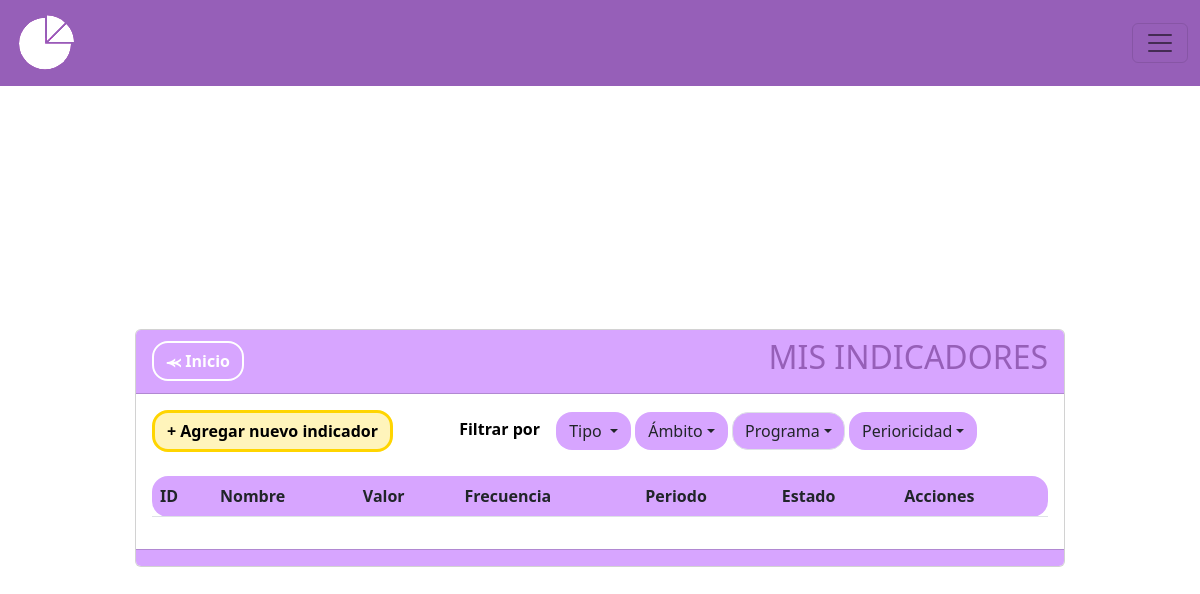
The page /indicadores on the database as committed earlier.
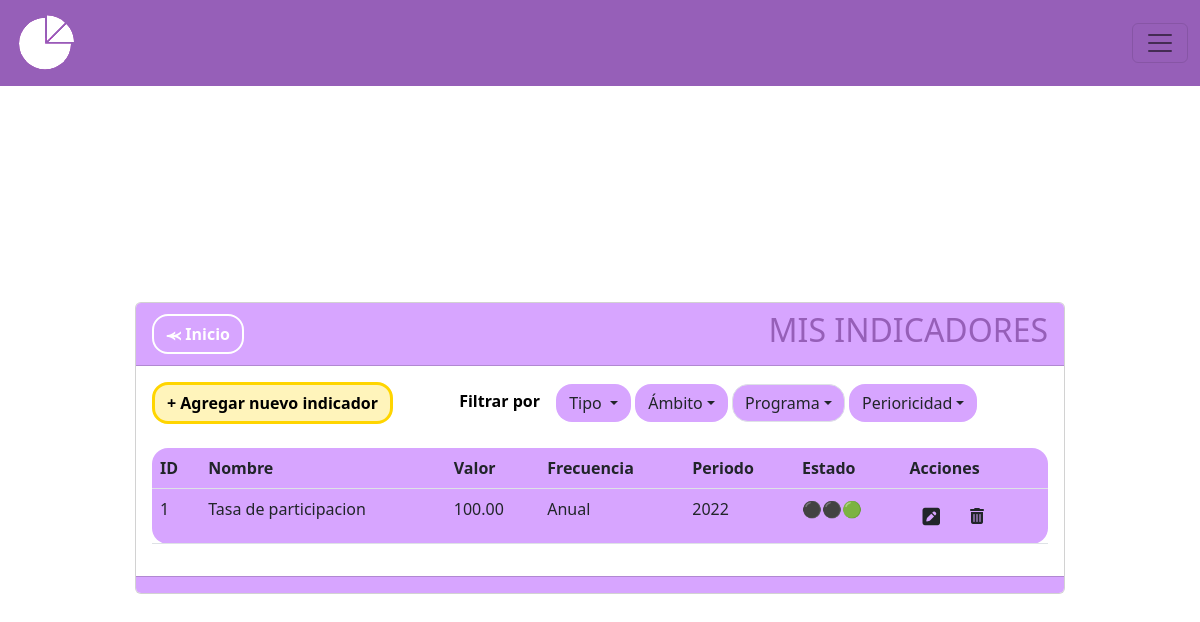
The same page on the database as committed later.
### MIReApp/models.py (models this page shows, shortened)
class Indicador(models.Model):
    id = models.AutoField(primary_key=True)
    nombre = models.CharField(max_length=100,
                              verbose_name='Nombre',
                              unique= True,
                              validators= [
                                  RegexValidator(regex= r'^[a-zA-Z\s]*$',
                                                 message="El nombre no puede contener caracteres especiales.",
                                                 code='invalid_nombre')
                              ])
    descripcion = models.CharField(max_length=100, verbose_name='Descripción', blank=True, null=True)
    ambito = models.ForeignKey('Ambito', on_delete=models.CASCADE)
    tipo = models.ForeignKey('Tipo', on_delete=models.CASCADE)
    frecuencia = models.CharField(verbose_name='Frecuencia de medición',max_length=10, choices=FRECUENCIAS)
    formula = models.CharField(max_length=20, choices= FORMULAS,verbose_name='Formula', blank=True)
    numerador = models.ForeignKey('Metrica', related_name='Numerador', on_delete=models.CASCADE, blank=True, null=True)
    denominador = models.ForeignKey('Metrica', related_name='Denominador', on_delete=models.CASCADE, blank=True, null=True)
    numerador_periodo = models.ForeignKey('HistorialMetrica', related_name='Instancia_Numerador', on_delete=models.CASCADE, blank=True, null=True)
    denominador_periodo = models.ForeignKey('HistorialMetrica', related_name='Instancia_Denominador', on_delete=models.CASCADE, blank=True, null=True)
    numerador_medida = models.CharField(max_length=100, verbose_name='', blank=True, null=True)
    denominador_medida = models.CharField(max_length=100, verbose_name='', blank=True, null=True)
    numerador_valor = models.PositiveIntegerField(verbose_name='', blank=True, null=True)
    denominador_valor = models.PositiveIntegerField(verbose_name='' , blank=True, null=True)
    resultado = models.CharField(max_length=100, verbose_name='', blank=True, null=True)
    estado = models.CharField(max_length=100, verbose_name='Descripción', blank=True, null=True)

class HistorialMetrica(models.Model):
    id = models.AutoField(primary_key=True)
    metrica = models.ForeignKey(Metrica, on_delete=models.CASCADE)
    año_historico = models.PositiveIntegerField()
    valor_historico = models.PositiveIntegerField()  # Agrega un valor predeterminado
    mes_historico = models.CharField(max_length=20, verbose_name='Ingrese mes:', choices=MESES, blank=True, null=True)
    año2_historico = models.PositiveIntegerField(blank=True, null=True)
    semestre_historico = models.CharField(max_length=15, verbose_name='Ingrese semestre:', choices=SEMESTRES, blank=True, null=True,)
    def __str__(self):
        return f"{self.año_historico}"

### MIReApp/views.py (the view)
# urls.py: path('indicadores',views.indicadores, name='indicadores'),
def indicadores(request):
    indicadores = Indicador.objects.all()
    tipos = Tipo.objects.all()
    ambitos = Ambito.objects.all()
    programas = Programa.objects.all()
    return render(request, 'indicadores/index.html', {'indicador': indicadores,'tipos': tipos,'ambitos': ambitos,'programas': programas,})

### MIReApp/templates/indicadores/index.html (shortened to what the changed rows need)
{% extends "base.html" %}
{% block contenido %}
<br>
<br>
<br>
<center>
    <link rel="stylesheet" href="https://cdnjs.cloudflare.com/ajax/libs/font-awesome/6.4.2/css/all.min.css">
    <div class="col-md-10 card" style="text-align: left;">
        <div class="card-header" style="background-color: #D7A5FF;">
            <div style="display: flex; justify-content: space-between; align-items: center;">
                <span>
                    <h2>MIS INDICADORES</h2>
                </span>
            </div>
        </div>
        <div class="card-body">
            <br>
            <div class="table-responsive">
                <table class="table rounded-4" style="background-color: #D7A5FF;">
                    <thead>
                        <tr>
                            <th scope="col">ID</th>
                            <th scope="col">Nombre</th>
                            <th scope="col">Valor</th>
                            <th scope="col">Frecuencia</th>
                            <th scope="col">Periodo</th>
                            <th scope="col">Estado</th>
                            <th scope="col">Acciones</th>
                        </tr>
                    </thead>
                    <tbody>
                        {% for indi in indicador %}
                        <tr class="">
                            <td scope="row">{{ indi.id }}</td>
                            <td>{{ indi.nombre }}</td>
                            <td>{{ indi.resultado }}</td>
                            <td>{{ indi.frecuencia }}</td>
                            <td>{{ indi.numerador_periodo }}</td>
                            {% if indi.numerador_medida == None and indi.denominador_medida == None and indi.numerador_valor == None and indi.denominador_valor == None %}
                                <td> 🔴⚫⚫ </td>
                            {% elif indi.numerador_medida != None and indi.denominador_medida != None and indi.numerador_valor != None and indi.denominador_valor != None %}
                                <td> ⚫⚫🟢 </td>
                            {% else %}
                                <td> ⚫🟡⚫ </td>
                            {% endif %}
                            <td>
                                <a class="btn" href="{% url 'editar_indicador' indi.id %}"><i class="fa-solid fa-square-pen fa-lg"></i></a>
                                <a class="btn eliminarIndicador-btn" href="{% url 'eliminar_indicador' indi.id %}" data-id="{{ item.id }}" role="button"><i class="fa-solid fa-trash-can"></i></a>
                            </td>
                        </tr>
                        {% endfor %}
                    </tbody>
                </table>
            </div>
        </div>
    </div>
</div>
{% endblock %}

Rows that differ between the two databases and show on the page:
added Indicador: id "1", nombre "Tasa de participacion", resultado "100.00", frecuencia "Anual", numerador_periodo "2022"
